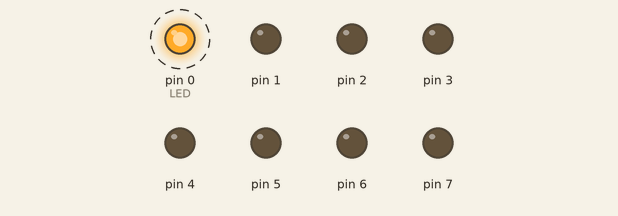
Bench run of a sketch on a simulated Arduino Uno, built with avr-gcc and run on an emulated ATmega328P. Parts: output pins drawn as LEDs (lit = HIGH). Dashed ring = blinking.

Above: at 0.07 s.
Timing chart, 0 to 3.0 s (numbered marks = the images above):
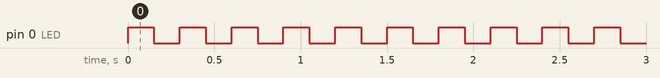

The sketch:

Exercicio_1.ino
```cpp
#define LED PD0
volatile long int valor_contagem=0;
ISR(TIMER0_COMPA_vect){

  valor_contagem++;
  if(valor_contagem >= 2000){//2000*75us = 150ms
    valor_contagem = 0;
    PORTD ^= (1<<LED);
  }
}

int main(){
  DDRD = 255;
  PORTD |= (1<<LED);
  TCCR0A |= (1<<WGM01);//CTC Para comparação
  TCCR0B |= (1<<CS01);//PRESCALER 8

  OCR0A = 149;//Ticks 150 - 500ns * 150 = 75us

  TIMSK0 |= (1<<OCIE0A);//Haqbilita a interrupção interna no OCR0A

  sei();

  while(1){
  }
}
```

Measured:
- by itself, pin 0 (LED): alternates HIGH for 0.15 s and LOW for 0.15 s
